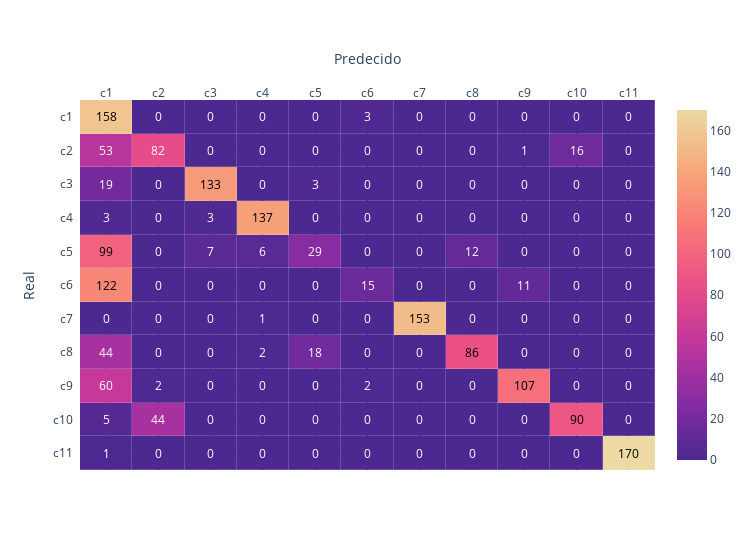

The cell this chart's notebook holds for it:
### Markdown cell above
<h6 style="color: black; background-color:#FF9933; padding: 5px; border-radius: 5px; width: 95%; font-size: 16px">
    Matriz de Confusión
</h6>

### Code cell
plot_multiclass_confusion_matrix(metricsPML4['matriz_confusion'])

### Figure 1 — Plotly figure (JSON) as saved in the notebook; plotly's stock layout.template omitted (floating-point values rounded to 4 significant figures)
{"data": [{"colorscale": [[0, "rgb(75, 41, 145)"], [0.1667, "rgb(135, 44, 162)"], [0.3333, "rgb(192, 54, 157)"], [0.5, "rgb(234, 79, 136)"], [0.6667, "rgb(250, 120, 118)"], [0.8333, "rgb(246, 169, 122)"], [1, "rgb(237, 217, 163)"]], "reversescale": false, "showscale": true, "type": "heatmap", "x": ["c1", "c2", "c3", "c4", "c5", "c6", "c7", "c8", "c9", "c10", "c11"], "xgap": 0.2, "y": ["c11", "c10", "c9", "c8", "c7", "c6", "c5", "c4", "c3", "c2", "c1"], "ygap": 0.2, "z": [[1, 0, 0, 0, 0, 0, 0, 0, 0, 0, 170], [5, 44, 0, 0, 0, 0, 0, 0, 0, 90, 0], [60, 2, 0, 0, 0, 2, 0, 0, 107, 0, 0], [44, 0, 0, 2, 18, 0, 0, 86, 0, 0, 0], [0, 0, 0, 1, 0, 0, 153, 0, 0, 0, 0], [122, 0, 0, 0, 0, 15, 0, 0, 11, 0, 0], [99, 0, 7, 6, 29, 0, 0, 12, 0, 0, 0], [3, 0, 3, 137, 0, 0, 0, 0, 0, 0, 0], [19, 0, 133, 0, 3, 0, 0, 0, 0, 0, 0], [53, 82, 0, 0, 0, 0, 0, 0, 1, 16, 0], [158, 0, 0, 0, 0, 3, 0, 0, 0, 0, 0]]}], "layout": {"annotations": [{"font": {"color": "#FFFFFF"}, "showarrow": false, "text": "1", "x": "c1", "xref": "x", "y": "c11", "yref": "y"}, {"font": {"color": "#FFFFFF"}, "showarrow": false, "text": "0", "x": "c2", "xref": "x", "y": "c11", "yref": "y"}, {"font": {"color": "#FFFFFF"}, "showarrow": false, "text": "0", "x": "c3", "xref": "x", "y": "c11", "yref": "y"}, {"font": {"color": "#FFFFFF"}, "showarrow": false, "text": "0", "x": "c4", "xref": "x", "y": "c11", "yref": "y"}, {"font": {"color": "#FFFFFF"}, "showarrow": false, "text": "0", "x": "c5", "xref": "x", "y": "c11", "yref": "y"}, {"font": {"color": "#FFFFFF"}, "showarrow": false, "text": "0", "x": "c6", "xref": "x", "y": "c11", "yref": "y"}, {"font": {"color": "#FFFFFF"}, "showarrow": false, "text": "0", "x": "c7", "xref": "x", "y": "c11", "yref": "y"}, {"font": {"color": "#FFFFFF"}, "showarrow": false, "text": "0", "x": "c8", "xref": "x", "y": "c11", "yref": "y"}, {"font": {"color": "#FFFFFF"}, "showarrow": false, "text": "0", "x": "c9", "xref": "x", "y": "c11", "yref": "y"}, {"font": {"color": "#FFFFFF"}, "showarrow": false, "text": "0", "x": "c10", "xref": "x", "y": "c11", "yref": "y"}, {"font": {"color": "#000000"}, "showarrow": false, "text": "170", "x": "c11", "xref": "x", "y": "c11", "yref": "y"}, {"font": {"color": "#FFFFFF"}, "showarrow": false, "text": "5", "x": "c1", "xref": "x", "y": "c10", "yref": "y"}, {"font": {"color": "#FFFFFF"}, "showarrow": false, "text": "44", "x": "c2", "xref": "x", "y": "c10", "yref": "y"}, {"font": {"color": "#FFFFFF"}, "showarrow": false, "text": "0", "x": "c3", "xref": "x", "y": "c10", "yref": "y"}, {"font": {"color": "#FFFFFF"}, "showarrow": false, "text": "0", "x": "c4", "xref": "x", "y": "c10", "yref": "y"}, {"font": {"color": "#FFFFFF"}, "showarrow": false, "text": "0", "x": "c5", "xref": "x", "y": "c10", "yref": "y"}, {"font": {"color": "#FFFFFF"}, "showarrow": false, "text": "0", "x": "c6", "xref": "x", "y": "c10", "yref": "y"}, {"font": {"color": "#FFFFFF"}, "showarrow": false, "text": "0", "x": "c7", "xref": "x", "y": "c10", "yref": "y"}, {"font": {"color": "#FFFFFF"}, "showarrow": false, "text": "0", "x": "c8", "xref": "x", "y": "c10", "yref": "y"}, {"font": {"color": "#FFFFFF"}, "showarrow": false, "text": "0", "x": "c9", "xref": "x", "y": "c10", "yref": "y"}, {"font": {"color": "#000000"}, "showarrow": false, "text": "90", "x": "c10", "xref": "x", "y": "c10", "yref": "y"}, {"font": {"color": "#FFFFFF"}, "showarrow": false, "text": "0", "x": "c11", "xref": "x", "y": "c10", "yref": "y"}, {"font": {"color": "#FFFFFF"}, "showarrow": false, "text": "60", "x": "c1", "xref": "x", "y": "c9", "yref": "y"}, {"font": {"color": "#FFFFFF"}, "showarrow": false, "text": "2", "x": "c2", "xref": "x", "y": "c9", "yref": "y"}, {"font": {"color": "#FFFFFF"}, "showarrow": false, "text": "0", "x": "c3", "xref": "x", "y": "c9", "yref": "y"}, {"font": {"color": "#FFFFFF"}, "showarrow": false, "text": "0", "x": "c4", "xref": "x", "y": "c9", "yref": "y"}, {"font": {"color": "#FFFFFF"}, "showarrow": false, "text": "0", "x": "c5", "xref": "x", "y": "c9", "yref": "y"}, {"font": {"color": "#FFFFFF"}, "showarrow": false, "text": "2", "x": "c6", "xref": "x", "y": "c9", "yref": "y"}, {"font": {"color": "#FFFFFF"}, "showarrow": false, "text": "0", "x": "c7", "xref": "x", "y": "c9", "yref": "y"}, {"font": {"color": "#FFFFFF"}, "showarrow": false, "text": "0", "x": "c8", "xref": "x", "y": "c9", "yref": "y"}, {"font": {"color": "#000000"}, "showarrow": false, "text": "107", "x": "c9", "xref": "x", "y": "c9", "yref": "y"}, {"font": {"color": "#FFFFFF"}, "showarrow": false, "text": "0", "x": "c10", "xref": "x", "y": "c9", "yref": "y"}, {"font": {"color": "#FFFFFF"}, "showarrow": false, "text": "0", "x": "c11", "xref": "x", "y": "c9", "yref": "y"}, {"font": {"color": "#FFFFFF"}, "showarrow": false, "text": "44", "x": "c1", "xref": "x", "y": "c8", "yref": "y"}, {"font": {"color": "#FFFFFF"}, "showarrow": false, "text": "0", "x": "c2", "xref": "x", "y": "c8", "yref": "y"}, {"font": {"color": "#FFFFFF"}, "showarrow": false, "text": "0", "x": "c3", "xref": "x", "y": "c8", "yref": "y"}, {"font": {"color": "#FFFFFF"}, "showarrow": false, "text": "2", "x": "c4", "xref": "x", "y": "c8", "yref": "y"}, {"font": {"color": "#FFFFFF"}, "showarrow": false, "text": "18", "x": "c5", "xref": "x", "y": "c8", "yref": "y"}, {"font": {"color": "#FFFFFF"}, "showarrow": false, "text": "0", "x": "c6", "xref": "x", "y": "c8", "yref": "y"}, {"font": {"color": "#FFFFFF"}, "showarrow": false, "text": "0", "x": "c7", "xref": "x", "y": "c8", "yref": "y"}, {"font": {"color": "#000000"}, "showarrow": false, "text": "86", "x": "c8", "xref": "x", "y": "c8", "yref": "y"}, {"font": {"color": "#FFFFFF"}, "showarrow": false, "text": "0", "x": "c9", "xref": "x", "y": "c8", "yref": "y"}, {"font": {"color": "#FFFFFF"}, "showarrow": false, "text": "0", "x": "c10", "xref": "x", "y": "c8", "yref": "y"}, {"font": {"color": "#FFFFFF"}, "showarrow": false, "text": "0", "x": "c11", "xref": "x", "y": "c8", "yref": "y"}, {"font": {"color": "#FFFFFF"}, "showarrow": false, "text": "0", "x": "c1", "xref": "x", "y": "c7", "yref": "y"}, {"font": {"color": "#FFFFFF"}, "showarrow": false, "text": "0", "x": "c2", "xref": "x", "y": "c7", "yref": "y"}, {"font": {"color": "#FFFFFF"}, "showarrow": false, "text": "0", "x": "c3", "xref": "x", "y": "c7", "yref": "y"}, {"font": {"color": "#FFFFFF"}, "showarrow": false, "text": "1", "x": "c4", "xref": "x", "y": "c7", "yref": "y"}, {"font": {"color": "#FFFFFF"}, "showarrow": false, "text": "0", "x": "c5", "xref": "x", "y": "c7", "yref": "y"}, {"font": {"color": "#FFFFFF"}, "showarrow": false, "text": "0", "x": "c6", "xref": "x", "y": "c7", "yref": "y"}, {"font": {"color": "#000000"}, "showarrow": false, "text": "153", "x": "c7", "xref": "x", "y": "c7", "yref": "y"}, {"font": {"color": "#FFFFFF"}, "showarrow": false, "text": "0", "x": "c8", "xref": "x", "y": "c7", "yref": "y"}, {"font": {"color": "#FFFFFF"}, "showarrow": false, "text": "0", "x": "c9", "xref": "x", "y": "c7", "yref": "y"}, {"font": {"color": "#FFFFFF"}, "showarrow": false, "text": "0", "x": "c10", "xref": "x", "y": "c7", "yref": "y"}, {"font": {"color": "#FFFFFF"}, "showarrow": false, "text": "0", "x": "c11", "xref": "x", "y": "c7", "yref": "y"}, {"font": {"color": "#000000"}, "showarrow": false, "text": "122", "x": "c1", "xref": "x", "y": "c6", "yref": "y"}, {"font": {"color": "#FFFFFF"}, "showarrow": false, "text": "0", "x": "c2", "xref": "x", "y": "c6", "yref": "y"}, {"font": {"color": "#FFFFFF"}, "showarrow": false, "text": "0", "x": "c3", "xref": "x", "y": "c6", "yref": "y"}, {"font": {"color": "#FFFFFF"}, "showarrow": false, "text": "0", "x": "c4", "xref": "x", "y": "c6", "yref": "y"}, {"font": {"color": "#FFFFFF"}, "showarrow": false, "text": "0", "x": "c5", "xref": "x", "y": "c6", "yref": "y"}, {"font": {"color": "#FFFFFF"}, "showarrow": false, "text": "15", "x": "c6", "xref": "x", "y": "c6", "yref": "y"}, {"font": {"color": "#FFFFFF"}, "showarrow": false, "text": "0", "x": "c7", "xref": "x", "y": "c6", "yref": "y"}, {"font": {"color": "#FFFFFF"}, "showarrow": false, "text": "0", "x": "c8", "xref": "x", "y": "c6", "yref": "y"}, {"font": {"color": "#FFFFFF"}, "showarrow": false, "text": "11", "x": "c9", "xref": "x", "y": "c6", "yref": "y"}, {"font": {"color": "#FFFFFF"}, "showarrow": false, "text": "0", "x": "c10", "xref": "x", "y": "c6", "yref": "y"}, {"font": {"color": "#FFFFFF"}, "showarrow": false, "text": "0", "x": "c11", "xref": "x", "y": "c6", "yref": "y"}, {"font": {"color": "#000000"}, "showarrow": false, "text": "99", "x": "c1", "xref": "x", "y": "c5", "yref": "y"}, {"font": {"color": "#FFFFFF"}, "showarrow": false, "text": "0", "x": "c2", "xref": "x", "y": "c5", "yref": "y"}, {"font": {"color": "#FFFFFF"}, "showarrow": false, "text": "7", "x": "c3", "xref": "x", "y": "c5", "yref": "y"}, {"font": {"color": "#FFFFFF"}, "showarrow": false, "text": "6", "x": "c4", "xref": "x", "y": "c5", "yref": "y"}, {"font": {"color": "#FFFFFF"}, "showarrow": false, "text": "29", "x": "c5", "xref": "x", "y": "c5", "yref": "y"}, {"font": {"color": "#FFFFFF"}, "showarrow": false, "text": "0", "x": "c6", "xref": "x", "y": "c5", "yref": "y"}, {"font": {"color": "#FFFFFF"}, "showarrow": false, "text": "0", "x": "c7", "xref": "x", "y": "c5", "yref": "y"}, {"font": {"color": "#FFFFFF"}, "showarrow": false, "text": "12", "x": "c8", "xref": "x", "y": "c5", "yref": "y"}, {"font": {"color": "#FFFFFF"}, "showarrow": false, "text": "0", "x": "c9", "xref": "x", "y": "c5", "yref": "y"}, {"font": {"color": "#FFFFFF"}, "showarrow": false, "text": "0", "x": "c10", "xref": "x", "y": "c5", "yref": "y"}, {"font": {"color": "#FFFFFF"}, "showarrow": false, "text": "0", "x": "c11", "xref": "x", "y": "c5", "yref": "y"}, {"font": {"color": "#FFFFFF"}, "showarrow": false, "text": "3", "x": "c1", "xref": "x", "y": "c4", "yref": "y"}, {"font": {"color": "#FFFFFF"}, "showarrow": false, "text": "0", "x": "c2", "xref": "x", "y": "c4", "yref": "y"}, {"font": {"color": "#FFFFFF"}, "showarrow": false, "text": "3", "x": "c3", "xref": "x", "y": "c4", "yref": "y"}, {"font": {"color": "#000000"}, "showarrow": false, "text": "137", "x": "c4", "xref": "x", "y": "c4", "yref": "y"}, {"font": {"color": "#FFFFFF"}, "showarrow": false, "text": "0", "x": "c5", "xref": "x", "y": "c4", "yref": "y"}, {"font": {"color": "#FFFFFF"}, "showarrow": false, "text": "0", "x": "c6", "xref": "x", "y": "c4", "yref": "y"}, {"font": {"color": "#FFFFFF"}, "showarrow": false, "text": "0", "x": "c7", "xref": "x", "y": "c4", "yref": "y"}, {"font": {"color": "#FFFFFF"}, "showarrow": false, "text": "0", "x": "c8", "xref": "x", "y": "c4", "yref": "y"}, {"font": {"color": "#FFFFFF"}, "showarrow": false, "text": "0", "x": "c9", "xref": "x", "y": "c4", "yref": "y"}, {"font": {"color": "#FFFFFF"}, "showarrow": false, "text": "0", "x": "c10", "xref": "x", "y": "c4", "yref": "y"}, {"font": {"color": "#FFFFFF"}, "showarrow": false, "text": "0", "x": "c11", "xref": "x", "y": "c4", "yref": "y"}, {"font": {"color": "#FFFFFF"}, "showarrow": false, "text": "19", "x": "c1", "xref": "x", "y": "c3", "yref": "y"}, {"font": {"color": "#FFFFFF"}, "showarrow": false, "text": "0", "x": "c2", "xref": "x", "y": "c3", "yref": "y"}, {"font": {"color": "#000000"}, "showarrow": false, "text": "133", "x": "c3", "xref": "x", "y": "c3", "yref": "y"}, {"font": {"color": "#FFFFFF"}, "showarrow": false, "text": "0", "x": "c4", "xref": "x", "y": "c3", "yref": "y"}, {"font": {"color": "#FFFFFF"}, "showarrow": false, "text": "3", "x": "c5", "xref": "x", "y": "c3", "yref": "y"}, {"font": {"color": "#FFFFFF"}, "showarrow": false, "text": "0", "x": "c6", "xref": "x", "y": "c3", "yref": "y"}, {"font": {"color": "#FFFFFF"}, "showarrow": false, "text": "0", "x": "c7", "xref": "x", "y": "c3", "yref": "y"}, {"font": {"color": "#FFFFFF"}, "showarrow": false, "text": "0", "x": "c8", "xref": "x", "y": "c3", "yref": "y"}, {"font": {"color": "#FFFFFF"}, "showarrow": false, "text": "0", "x": "c9", "xref": "x", "y": "c3", "yref": "y"}, {"font": {"color": "#FFFFFF"}, "showarrow": false, "text": "0", "x": "c10", "xref": "x", "y": "c3", "yref": "y"}, {"font": {"color": "#FFFFFF"}, "showarrow": false, "text": "0", "x": "c11", "xref": "x", "y": "c3", "yref": "y"}, {"font": {"color": "#FFFFFF"}, "showarrow": false, "text": "53", "x": "c1", "xref": "x", "y": "c2", "yref": "y"}, {"font": {"color": "#FFFFFF"}, "showarrow": false, "text": "82", "x": "c2", "xref": "x", "y": "c2", "yref": "y"}, {"font": {"color": "#FFFFFF"}, "showarrow": false, "text": "0", "x": "c3", "xref": "x", "y": "c2", "yref": "y"}, {"font": {"color": "#FFFFFF"}, "showarrow": false, "text": "0", "x": "c4", "xref": "x", "y": "c2", "yref": "y"}, {"font": {"color": "#FFFFFF"}, "showarrow": false, "text": "0", "x": "c5", "xref": "x", "y": "c2", "yref": "y"}, {"font": {"color": "#FFFFFF"}, "showarrow": false, "text": "0", "x": "c6", "xref": "x", "y": "c2", "yref": "y"}, {"font": {"color": "#FFFFFF"}, "showarrow": false, "text": "0", "x": "c7", "xref": "x", "y": "c2", "yref": "y"}, {"font": {"color": "#FFFFFF"}, "showarrow": false, "text": "0", "x": "c8", "xref": "x", "y": "c2", "yref": "y"}, {"font": {"color": "#FFFFFF"}, "showarrow": false, "text": "1", "x": "c9", "xref": "x", "y": "c2", "yref": "y"}, {"font": {"color": "#FFFFFF"}, "showarrow": false, "text": "16", "x": "c10", "xref": "x", "y": "c2", "yref": "y"}, {"font": {"color": "#FFFFFF"}, "showarrow": false, "text": "0", "x": "c11", "xref": "x", "y": "c2", "yref": "y"}, {"font": {"color": "#000000"}, "showarrow": false, "text": "158", "x": "c1", "xref": "x", "y": "c1", "yref": "y"}, {"font": {"color": "#FFFFFF"}, "showarrow": false, "text": "0", "x": "c2", "xref": "x", "y": "c1", "yref": "y"}, {"font": {"color": "#FFFFFF"}, "showarrow": false, "text": "0", "x": "c3", "xref": "x", "y": "c1", "yref": "y"}, {"font": {"color": "#FFFFFF"}, "showarrow": false, "text": "0", "x": "c4", "xref": "x", "y": "c1", "yref": "y"}, {"font": {"color": "#FFFFFF"}, "showarrow": false, "text": "0", "x": "c5", "xref": "x", "y": "c1", "yref": "y"}, {"font": {"color": "#FFFFFF"}, "showarrow": false, "text": "3", "x": "c6", "xref": "x", "y": "c1", "yref": "y"}, {"font": {"color": "#FFFFFF"}, "showarrow": false, "text": "0", "x": "c7", "xref": "x", "y": "c1", "yref": "y"}, {"font": {"color": "#FFFFFF"}, "showarrow": false, "text": "0", "x": "c8", "xref": "x", "y": "c1", "yref": "y"}, {"font": {"color": "#FFFFFF"}, "showarrow": false, "text": "0", "x": "c9", "xref": "x", "y": "c1", "yref": "y"}, {"font": {"color": "#FFFFFF"}, "showarrow": false, "text": "0", "x": "c10", "xref": "x", "y": "c1", "yref": "y"}, {"font": {"color": "#FFFFFF"}, "showarrow": false, "text": "0", "x": "c11", "xref": "x", "y": "c1", "yref": "y"}], "height": 550, "width": 750, "xaxis": {"autorange": true, "dtick": 1, "gridcolor": "rgb(0, 0, 0)", "range": [-0.5, 10.5], "side": "top", "ticks": "", "title": {"text": "Predecido"}, "type": "category"}, "yaxis": {"autorange": true, "dtick": 1, "range": [-0.5, 10.5], "ticks": "", "ticksuffix": "  ", "title": {"text": "Real"}, "type": "category"}}}
